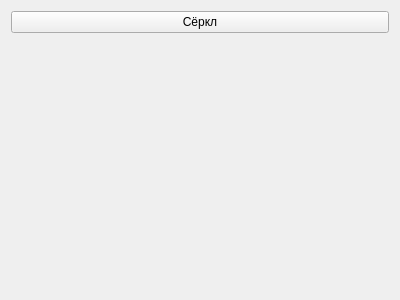
<?xml version="1.0" encoding="UTF-8"?>
<ui version="4.0">
 <class>Form</class>
 <widget class="QWidget" name="Form">
  <property name="geometry">
   <rect>
    <x>0</x>
    <y>0</y>
    <width>400</width>
    <height>300</height>
   </rect>
  </property>
  <property name="windowTitle">
   <string>Form</string>
  </property>
  <layout class="QVBoxLayout" name="verticalLayout">
   <item>
    <widget class="QPushButton" name="pushButton">
     <property name="text">
      <string>Сёркл</string>
     </property>
    </widget>
   </item>
   <item>
    <spacer name="verticalSpacer">
     <property name="orientation">
      <enum>Qt::Vertical</enum>
     </property>
     <property name="sizeHint" stdset="0">
      <size>
       <width>20</width>
       <height>250</height>
      </size>
     </property>
    </spacer>
   </item>
  </layout>
 </widget>
 <resources/>
 <connections/>
</ui>
